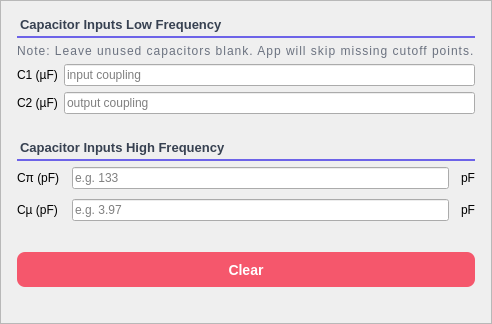
        <widget class="QFrame" name="frameCapacitors">
         <property name="sizePolicy">
          <sizepolicy hsizetype="Expanding" vsizetype="Preferred">
           <horstretch>0</horstretch>
           <verstretch>0</verstretch>
          </sizepolicy>
         </property>
         <property name="maximumSize">
          <size>
           <width>1000</width>
           <height>16777215</height>
          </size>
         </property>
         <property name="styleSheet">
          <string notr="true">#frameCapacitors{ 
	background-color: #ffffff; 
	border-right: 1px solid #e5e7eb;
    background-color: white;
    border: 1px solid #e5e7eb;
    border-radius: 14px;
}
</string>
         </property>
         <property name="frameShape">
          <enum>QFrame::Shape::StyledPanel</enum>
         </property>
         <layout class="QVBoxLayout" name="capsCardLayout">
          <property name="spacing">
           <number>6</number>
          </property>
          <property name="leftMargin">
           <number>16</number>
          </property>
          <property name="topMargin">
           <number>16</number>
          </property>
          <property name="rightMargin">
           <number>16</number>
          </property>
          <property name="bottomMargin">
           <number>16</number>
          </property>
          <item>
           <widget class="QLabel" name="labelCapsTitle">
            <property name="sizePolicy">
             <sizepolicy hsizetype="Preferred" vsizetype="Fixed">
              <horstretch>0</horstretch>
              <verstretch>0</verstretch>
             </sizepolicy>
            </property>
            <property name="styleSheet">
             <string notr="true">QLabel {
    color: #374151;
    font-size: 13px;
    font-weight: 600;
	background-color: transparent;
    padding-bottom: 4px;
    border: none;
    border-bottom: 2px solid #6D63E8;
	
	
	font: 13pt &quot;Rockwell&quot;;
}</string>
            </property>
            <property name="text">
             <string>Capacitor Inputs Low Frequency</string>
            </property>
            <property name="sectionTitle" stdset="0">
             <bool>true</bool>
            </property>
           </widget>
          </item>
          <item>
           <widget class="QLabel" name="labelNote">
            <property name="sizePolicy">
             <sizepolicy hsizetype="Preferred" vsizetype="Fixed">
              <horstretch>0</horstretch>
              <verstretch>0</verstretch>
             </sizepolicy>
            </property>
            <property name="styleSheet">
             <string notr="true">font: 600 9pt 'Segoe UI'; color: #6b7280; letter-spacing: 1px;</string>
            </property>
            <property name="text">
             <string>Note: Leave unused capacitors blank. App will skip missing cutoff points.</string>
            </property>
           </widget>
          </item>
          <item>
           <layout class="QGridLayout" name="gridCaps">
            <item row="1" column="0">
             <widget class="QLabel" name="labelC2">
              <property name="text">
               <string>C2 (µF)</string>
              </property>
             </widget>
            </item>
            <item row="0" column="1">
             <widget class="SmartLineEdit" name="lineC1">
              <property name="placeholderText">
               <string>input coupling</string>
              </property>
             </widget>
            </item>
            <item row="1" column="1">
             <widget class="SmartLineEdit" name="lineC2">
              <property name="placeholderText">
               <string>output coupling</string>
              </property>
             </widget>
            </item>
            <item row="0" column="0">
             <widget class="QLabel" name="labelC1">
              <property name="text">
               <string>C1 (µF)</string>
              </property>
             </widget>
            </item>
           </layout>
          </item>
          <item>
           <spacer name="verticalSpacer_2">
            <property name="orientation">
             <enum>Qt::Orientation::Vertical</enum>
            </property>
            <property name="sizeType">
             <enum>QSizePolicy::Policy::Fixed</enum>
            </property>
            <property name="sizeHint" stdset="0">
             <size>
              <width>20</width>
              <height>20</height>
             </size>
            </property>
           </spacer>
          </item>
          <item>
           <widget class="QLabel" name="labelCapsTitle_2">
            <property name="sizePolicy">
             <sizepolicy hsizetype="Preferred" vsizetype="Fixed">
              <horstretch>0</horstretch>
              <verstretch>0</verstretch>
             </sizepolicy>
            </property>
            <property name="styleSheet">
             <string notr="true">QLabel {
    color: #374151;
    font-size: 13px;
    font-weight: 600;
	background-color: transparent;
    padding-bottom: 4px;
    border: none;
    border-bottom: 2px solid #6D63E8;
	
	
	font: 13pt &quot;Rockwell&quot;;
}</string>
            </property>
            <property name="text">
             <string>Capacitor Inputs High Frequency</string>
            </property>
            <property name="sectionTitle" stdset="0">
             <bool>true</bool>
            </property>
           </widget>
          </item>
          <item>
           <layout class="QGridLayout" name="capGrid">
            <property name="horizontalSpacing">
             <number>12</number>
            </property>
            <property name="verticalSpacing">
             <number>10</number>
            </property>
            <item row="1" column="1">
             <widget class="SmartLineEdit" name="lineCmu">
              <property name="placeholderText">
               <string>e.g. 3.97</string>
              </property>
             </widget>
            </item>
            <item row="1" column="2">
             <widget class="QLabel" name="labelCmuUnit">
              <property name="text">
               <string>pF</string>
              </property>
             </widget>
            </item>
            <item row="0" column="1">
             <widget class="SmartLineEdit" name="lineCpi">
              <property name="placeholderText">
               <string>e.g. 133</string>
              </property>
             </widget>
            </item>
            <item row="0" column="2">
             <widget class="QLabel" name="labelCpiUnit">
              <property name="text">
               <string>pF</string>
              </property>
             </widget>
            </item>
            <item row="0" column="0">
             <widget class="QLabel" name="labelCpiInput">
              <property name="text">
               <string>Cπ (pF)</string>
              </property>
              <property name="fieldLabel" stdset="0">
               <bool>true</bool>
              </property>
             </widget>
            </item>
            <item row="1" column="0">
             <widget class="QLabel" name="labelCmuInput">
              <property name="text">
               <string>Cµ (pF)</string>
              </property>
              <property name="fieldLabel" stdset="0">
               <bool>true</bool>
              </property>
             </widget>
            </item>
           </layout>
          </item>
          <item>
           <spacer name="verticalSpacer_8">
            <property name="orientation">
             <enum>Qt::Orientation::Vertical</enum>
            </property>
            <property name="sizeType">
             <enum>QSizePolicy::Policy::Fixed</enum>
            </property>
            <property name="sizeHint" stdset="0">
             <size>
              <width>20</width>
              <height>25</height>
             </size>
            </property>
           </spacer>
          </item>
          <item>
           <layout class="QHBoxLayout" name="buttonLayout">
            <property name="spacing">
             <number>0</number>
            </property>
            <item>
             <widget class="QPushButton" name="pushButtonClear">
              <property name="sizePolicy">
               <sizepolicy hsizetype="Minimum" vsizetype="Preferred">
                <horstretch>0</horstretch>
                <verstretch>0</verstretch>
               </sizepolicy>
              </property>
              <property name="maximumSize">
               <size>
                <width>500</width>
                <height>35</height>
               </size>
              </property>
              <property name="cursor">
               <cursorShape>PointingHandCursor</cursorShape>
              </property>
              <property name="styleSheet">
               <string notr="true">QPushButton {
    background-color: #f5576c;
    color: white;
    border: none;
    border-radius: 8px;
    font-size: 14px;
    font-weight: 600; /* 'Semi-bold' for the Inter font vibe */
    padding: 10px 20px;
}

QPushButton:hover {
    background-color: #e5475c;
}

QPushButton:pressed {
    background-color: #d93f53; /* slightly darker for click feedback */
}

QPushButton:disabled {
    background-color: #e0e0e0;
    color: #999999;
}
</string>
              </property>
              <property name="text">
               <string>Clear</string>
              </property>
             </widget>
            </item>
           </layout>
          </item>
          <item>
           <widget class="QLabel" name="labelImage">
            <property name="maximumSize">
             <size>
              <width>300</width>
              <height>200</height>
             </size>
            </property>
            <property name="text">
             <string/>
            </property>
            <property name="pixmap">
             <pixmap>../../assets/images/danger_placeholder.jpg</pixmap>
            </property>
            <property name="scaledContents">
             <bool>true</bool>
            </property>
           </widget>
          </item>
         </layout>
        </widget>
